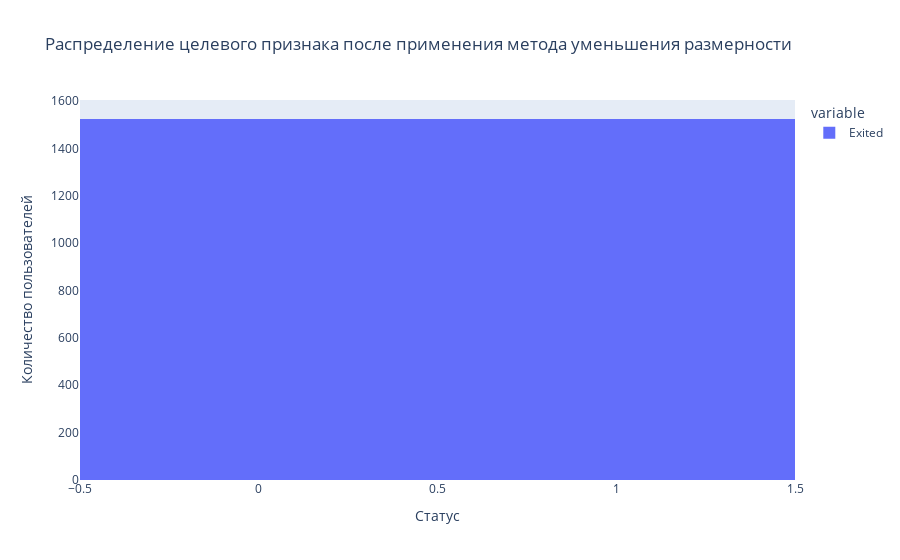

The notebook cell saved with this chart:
### Markdown cell above
Есть незначительный перевес в пользу 1 класса из-за округления множителя при его автоматическом определении

### Code cell
fig = px.histogram(
    downsampled_targets,
    title="Распределение целевого признака после применения метода уменьшения размерности"
)

fig.update_layout(
    xaxis_title="Статус",
    yaxis_title="Количество пользователей"
)

### Figure 1 — Plotly figure (JSON) as saved in the notebook; plotly's stock layout.template omitted (floating-point values rounded to 4 significant figures; data arrays with more than 128 entries replaced by an {"elided": "..."} marker saying what was removed)
{"data": [{"alignmentgroup": "True", "bingroup": "x", "hovertemplate": "variable=Exited<br>value=%{x}<br>count=%{y}<extra></extra>", "legendgroup": "Exited", "marker": {"color": "#636efa", "pattern": {"shape": ""}}, "name": "Exited", "offsetgroup": "Exited", "orientation": "v", "showlegend": true, "x": {"elided": "3048 int values"}, "xaxis": "x", "yaxis": "y", "type": "histogram"}], "layout": {"xaxis": {"anchor": "y", "domain": [0.0, 1.0], "title": {"text": "Статус"}}, "yaxis": {"anchor": "x", "domain": [0.0, 1.0], "title": {"text": "Количество пользователей"}}, "legend": {"title": {"text": "variable"}, "tracegroupgap": 0}, "title": {"text": "Распределение целевого признака после применения метода уменьшения размерности"}, "barmode": "relative"}}
